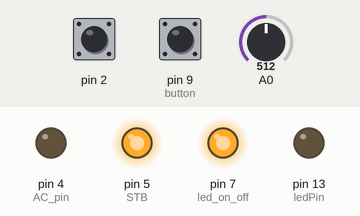
This sketch was run on a simulated Arduino Uno, built with avr-gcc and run on an emulated ATmega328P. On the bench: output pins drawn as LEDs (lit = HIGH). Dashed ring = blinking. Inputs (shaded band) come from the test bench; at power-on: pin 9 (button) HIGH, pin 2 HIGH, A0 = 512. Pins used as bus, display or sensor lines are not drawn.

Above: at 0.1 s.
At 1.3 s:
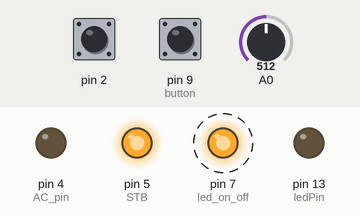
1.4 s: pin 9 (button) pulled LOW for 0.6 s
At 2.0 s:
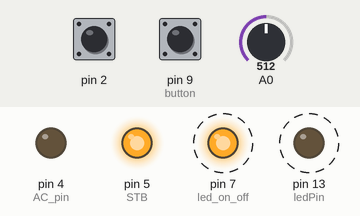
Timing chart, 0 to 10.4 s (numbered marks = the images above; inputs shaded):
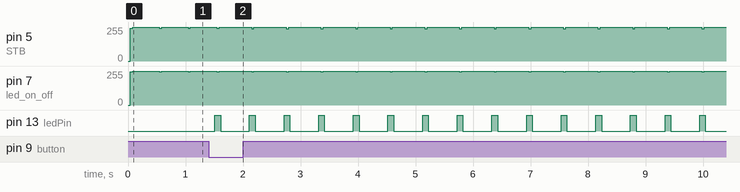

The sketch:

code.ino
```cpp
 #include  <TimerOne.h>
volatile int i = 0;
volatile boolean zero_cross = 0;
int AC_pin = 4;

int dim = 0;
volatile unsigned long currentmicros, ledMillis;


int freqStep = 75;


typedef unsigned char uchar;

const int ledPin = 13;
const int led_on_off = 7;
int DIO = 7;
int CLK = 10;
int STB = 5;
int button = 9;
int sensorValue = 0;
int x = 0, fliker = 0x01;
unsigned long nowTime, nowSec;

long totalTime;
int state = 1;

int minutes = 58, heures = 5;


int font(int Num)
{
  switch (Num) {

    case 0: //zero
      return 0x7B ;
      break;
    case 1: // 1
      return 0x30 ;
      break;
    case 2: // 2
      return 0xE9  ;
      break;
    case 3: // 3
      return 0xF8 ;;
      break;
    case 4: // 4
      return 0xB2 ;
      break;
    case 5: // 5
      return 0xDA;
      break;
    case 6: // 6
      return 0xDB ;
      break;
    case 7: // 7
      return  0x70 ;
      break;
    case 8: // 8
      return 0xFB ;
      break;
    case 9 : // 9
      return 0xFA  ;
      break;
    default:
      return 0 ;
      break;
  }
}

int displayx(int minutes, int heures)
{
  int minutes_dec = 0, minutes_un = 0, hr_dec = 0, hr_un = 0;
  minutes_un = minutes % 10;
  minutes_dec = (minutes / 10) % 6;
  hr_un = heures % 10;
  hr_dec = (heures / 10) % 3;

  int tab[4] = {minutes_un, minutes_dec, hr_un, hr_dec};

  for (int j = 0; j < 4 ; j++) {
    send_8bit(font(tab[j]));
    send_8bit(font(tab[j]));
  }

  if (millis() - nowTime >= 1000) {
    nowTime = millis();

  }
  send_8bit(fliker);
  send_8bit(fliker);


  send_8bit(0x00);
  send_8bit(0x00);

  send_8bit(0x00);
  send_8bit(0x00);
}
int displayy(int total_value)
{
  int minutes_dec = 0, minutes_un = 0, hr_dec = 0, hr_un = 0;
  minutes_un = total_value % 10;
  minutes_dec = (total_value / 10) % 10;
  hr_un = (total_value / 100) % 2;
  hr_dec = 0;

  int tab[4] = {minutes_un, minutes_dec, hr_un, hr_dec};

  for (int j = 0; j < 4 ; j++) {
    send_8bit(font(tab[j]));
    send_8bit(font(tab[j]));
  }

  send_8bit(0x00);
  send_8bit(0x00);

  send_8bit(0x00);
  send_8bit(0x00);

  send_8bit(0x00);
  send_8bit(0x00);
}


void send_8bit(uchar dat)
{
  uchar i ;
  for (i = 0; i < 8; i++)
  {
    digitalWrite(CLK, 0);
    if (dat & 0x01)
      digitalWrite(DIO, 1);
    else
      digitalWrite(DIO, 0);

    digitalWrite(CLK, 1);
    dat = dat >> 1;
  }
}

void command(uchar com)
{
  digitalWrite(STB, 1);
  delayMicroseconds(1);
  digitalWrite(STB, 0);
  send_8bit(com);
}

void display(String type)
{
  uchar i;
  command(0x03);
  command(0x40);
  command(0xc0);

  if (type == "normal")
    displayx(minutes, heures);

  command(0x8f);
  digitalWrite(STB, 1);
}


void setup()
{
  pinMode(led_on_off, OUTPUT);
  pinMode(ledPin, OUTPUT);
  pinMode(STB, OUTPUT);
  pinMode(CLK, OUTPUT);
  pinMode(DIO, OUTPUT);
  pinMode(button, INPUT_PULLUP);
  pinMode(2,INPUT_PULLUP);

  attachInterrupt(0, zero_cross_detect, FALLING);
  Timer1.initialize(freqStep);
  digitalWrite(led_on_off, HIGH);
  pinMode(AC_pin, OUTPUT);

  while (digitalRead(button)) {

    sensorValue = analogRead(A0);
    minutes = sensorValue % 60;
    heures = (sensorValue / 60 ) % 24 ;
    display(String("normal"));
    delay(500);
  }
  nowTime = millis();
  nowSec = millis();
}
int flag1;
int sec = 0;


void zero_cross_detect() {

  zero_cross = true;
  i = 0;
  digitalWrite(AC_pin, LOW);
}

void dim_check() {
  if (zero_cross == true) {
    if (i >= dim) {
      digitalWrite(AC_pin, HIGH);
      i = 0;
      if ((micros() - currentmicros) >= 100) {
        currentmicros = micros();
        digitalWrite(AC_pin, LOW);
        zero_cross = false;
      }
    }
    else {
      i++;
    }
  }
}


void loop()
{
  int analogvalue=analogRead(A0);
  dim = map(analogvalue,0,1023,64,0);

  display(String("normal"));
  if (millis() - nowSec >= 500 & state == 1) {

    nowSec = millis();
    x++;
    if (x == 1) {
      fliker = 0x01;
    }
    else {
      fliker = 0x00;
      x = 0;
      sec++;
      if (sec == 60) {
        if (heures >= 0) {
          minutes--;
          if (flag1 == 1) {
            heures--;
            flag1 = 0;
          }
          if (minutes == 00) {
            flag1 = 1;
            minutes = 60 ;
          }
        }
      }
      sec = sec % 60;
    }
  }

  if (state == 1) {
    Timer1.attachInterrupt(dim_check, freqStep);
    digitalWrite(ledPin, HIGH);
    delay(100);
    digitalWrite(ledPin, LOW);
    delay(500);
  }
  else {
    Timer1.detachInterrupt();
    digitalWrite(ledPin, HIGH);
  }


  if (heures == 0) {
    if (minutes == 60) {
      state = 0;
    }
  }

}
```

Measured:
- after the input at 1.4 s, pin 13 (ledPin): alternates HIGH for 0.10 s and LOW for 0.50 s, starting after 0.11 s
- by itself, pin 5 (STB): repeats every 0.60 s: 255/255 0.56 s, 243/255 0.04 s
- by itself, pin 7 (led_on_off): alternates 255/255 for 0.56 s and 249/255 for 0.04 s
